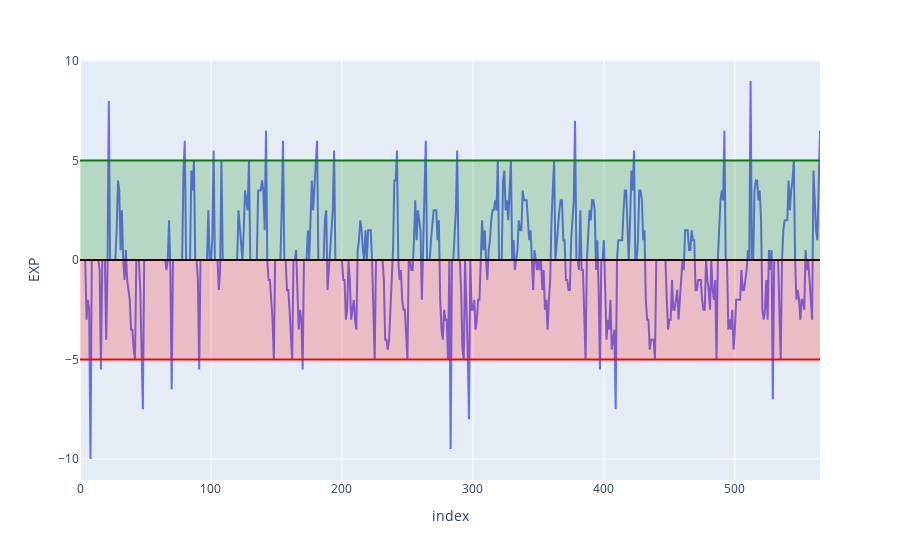

The cell this chart's notebook holds for it:
### Code cell
gain = 5
loss = -5
fig = px.line(df, y=df['EXP'])
fig.add_hline(y=gain, line_color='green')
fig.add_hline(y=0, line_color='black')
fig.add_hline(y=loss, line_color='red')
fig.add_hrect(y0=0, y1=gain, line_width=0, fillcolor="green", opacity=0.2)
fig.add_hrect(y0=0, y1=loss, line_width=0, fillcolor="red", opacity=0.2)
fig.show()

### Figure 1 — Plotly figure (JSON) as saved in the notebook; plotly's stock layout.template omitted (floating-point values rounded to 4 significant figures; data arrays with more than 128 entries replaced by an {"elided": "..."} marker saying what was removed)
{"data": [{"hovertemplate": "index=%{x}<br>EXP=%{y}<extra></extra>", "legendgroup": "", "line": {"color": "#636efa", "dash": "solid"}, "marker": {"symbol": "circle"}, "mode": "lines", "name": "", "orientation": "v", "showlegend": false, "type": "scatter", "x": {"elided": "566 int values"}, "xaxis": "x", "y": {"elided": "566 float values"}, "yaxis": "y"}], "layout": {"legend": {"tracegroupgap": 0}, "margin": {"t": 60}, "shapes": [{"line": {"color": "green"}, "type": "line", "x0": 0, "x1": 1, "xref": "x domain", "y0": 5, "y1": 5, "yref": "y"}, {"line": {"color": "black"}, "type": "line", "x0": 0, "x1": 1, "xref": "x domain", "y0": 0, "y1": 0, "yref": "y"}, {"line": {"color": "red"}, "type": "line", "x0": 0, "x1": 1, "xref": "x domain", "y0": -5, "y1": -5, "yref": "y"}, {"fillcolor": "green", "line": {"width": 0}, "opacity": 0.2, "type": "rect", "x0": 0, "x1": 1, "xref": "x domain", "y0": 0, "y1": 5, "yref": "y"}, {"fillcolor": "red", "line": {"width": 0}, "opacity": 0.2, "type": "rect", "x0": 0, "x1": 1, "xref": "x domain", "y0": 0, "y1": -5, "yref": "y"}], "xaxis": {"anchor": "y", "domain": [0, 1], "title": {"text": "index"}}, "yaxis": {"anchor": "x", "domain": [0, 1], "title": {"text": "EXP"}}}}
